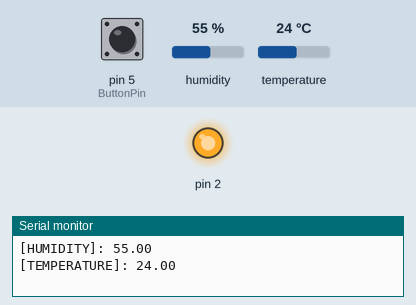
Simulated run of this sketch. Board: Arduino Uno, built with avr-gcc and run on an emulated ATmega328P. Parts: output pins drawn as LEDs (lit = HIGH), the last lines printed to the serial monitor. The inputs (shaded band) are chosen by the test bench; at power-on: pin 5 (ButtonPin) HIGH, humidity 55 %, temperature 24 °C.

Above: at 1.2 s.
1.3 s: pin 5 (ButtonPin) pulled LOW for 0.15 s
At 1.37 s:
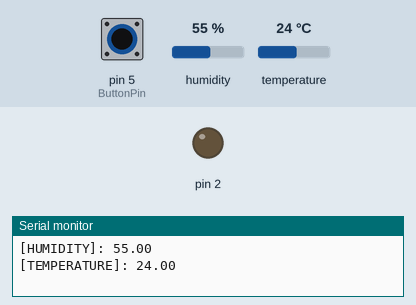
2.9 s: pin 5 (ButtonPin) pulled LOW for 3.2 s
At 7.3 s:
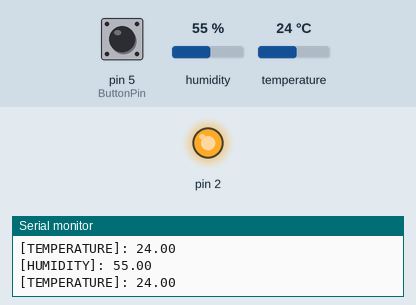
Timing chart, 0 to 8.8 s (numbered marks = the images above; inputs shaded):
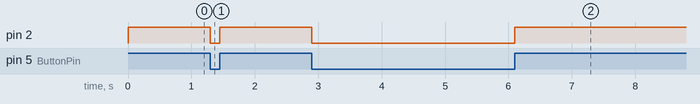

Measured:
- after the input at 1.3 s, pin 2: HIGH → LOW at once, → HIGH 0.15 s later
- after the input at 2.9 s, pin 2: HIGH → LOW at once, → HIGH 3.2 s later

The sketch:

sketch.ino
```cpp
#include "DHT.h"

const int ButtonPin = 5;
bool isDown = false;

class LED {
private:
  int PIN;

public:

  LED(int PIN) {
    this->PIN = PIN;
    pinMode(this->PIN, OUTPUT);
  }

  void set_voltage(int voltage) {
    digitalWrite(PIN, voltage);
  }
};

#define DHTPIN 15
#define DHTTYPE DHT22

LED led = LED(2);
DHT dht = DHT(DHTPIN, DHTTYPE);

void setup() {
  pinMode(ButtonPin, INPUT_PULLUP);
  Serial.begin(9600);
  dht.begin();
}

void loop() {
  int buttonState = digitalRead(ButtonPin);
  if (buttonState == HIGH && isDown == false) {
    isDown = true;
    led.set_voltage(HIGH);
    float humidity = dht.readHumidity();
    float temperature = dht.readTemperature();
    Serial.print("[HUMIDITY]: "+String(humidity)+"\n[TEMPERATURE]: " + String(temperature) + "\n");
  }
  else if (buttonState == LOW && isDown == true) {
    led.set_voltage(LOW);
    isDown = false;
  }
}
```
